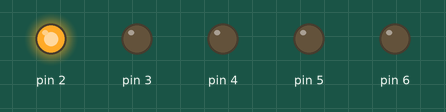
This sketch was run on a simulated Arduino Uno, built with avr-gcc and run on an emulated ATmega328P. Shown: output pins drawn as LEDs (lit = HIGH).

Above: at 0.2 s.
At 1.2 s:
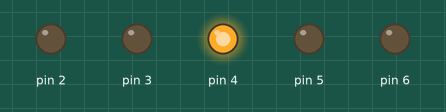
At 1.7 s:
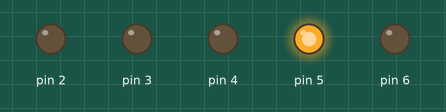
At 3.2 s:
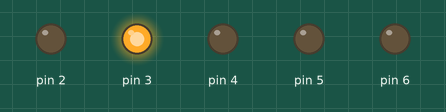
At 4.7 s:
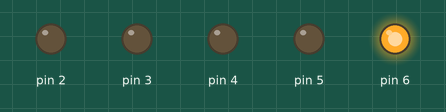
Timing chart, 0 to 5.8 s (numbered marks = the images above):
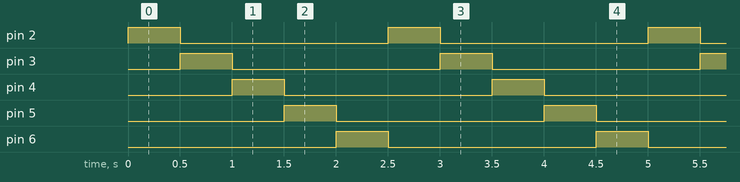

Measured:
- by itself, pin 2–6: alternates HIGH for 0.50 s and LOW for 2.0 s
- by itself, everything shown: repeats every 2.5 s, in 6 steps

The sketch:

led_wave_1.ino
```cpp
#define DELAY_TIME 500

void setup() {
  pinMode(2, OUTPUT);
  pinMode(3, OUTPUT);
  pinMode(4, OUTPUT);
  pinMode(5, OUTPUT);
  pinMode(6, OUTPUT);
}

void loop() {
  for(int i=2; i<=6; i++)
  {
    digitalWrite(i, HIGH);
    delay(DELAY_TIME);
    digitalWrite(i, LOW);
  }
}
```
